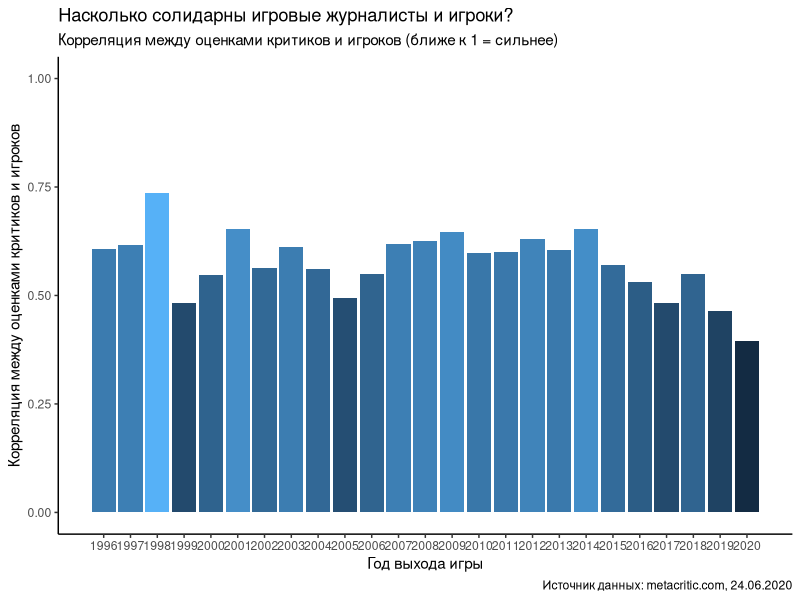
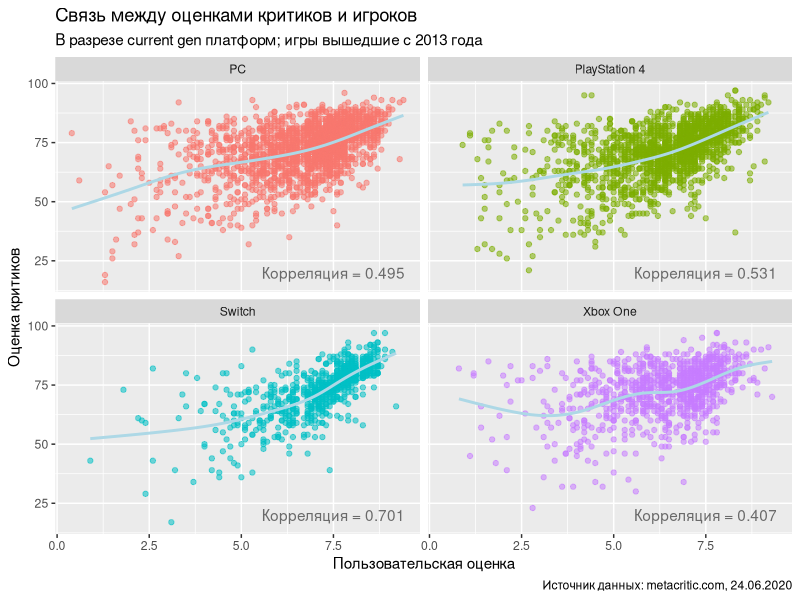

These charts were generated, in order, by the following R code:
library(tidyverse)
meta_base <- read_tsv("metacritics_score.csv")
meta_base %>%
  mutate(ReleaseDate = year(ReleaseDate)) %>%
  filter(ReleaseDate != 1995) %>%
  group_by(ReleaseDate) %>%
  summarise(correlation = cor(UsersScore, CriticsScore)) %>%
  ungroup() %>%
  ggplot(aes(x = ReleaseDate, y = correlation, fill = correlation)) +
  geom_col() +
  ylim(0, 1) +
  xlim(1996, 2020) +
  scale_x_continuous(breaks = seq(1996, 2020, by = 1)) +
  theme_classic() +
  labs(x = "Год выхода игры", y = "Корреляция между оценками критиков и игроков",
       title ="Насколько солидарны игровые журналисты и игроки?",
       subtitle = "Корреляция между оценками критиков и игроков (ближе к 1 = сильнее)",
       caption = "Источник данных: metacritic.com, 24.06.2020") +
  theme(legend.position="none")

current_gen <- c("PC", "Xbox One", "Switch", "PlayStation 4")

meta_base_cor <- meta_base %>%
  mutate(ReleaseDate = year(ReleaseDate)) %>%
  filter(Platform %in% current_gen, ReleaseDate >= 2013) %>%
  group_by(Platform) %>%
  summarise(correlation = str_c("Корреляция = ", round(cor(UsersScore, CriticsScore),3)))

meta_base %>%
  mutate(ReleaseDate = year(ReleaseDate)) %>%
  filter(Platform %in% current_gen, ReleaseDate >= 2013) %>%
  ggplot(aes(x = UsersScore, y = CriticsScore, alpha = 0.1, color = Platform)) +
  geom_point() + 
  facet_wrap(Platform ~ .) +
  geom_text(x = 7.5, y = 20, aes(label = correlation), data = meta_base_cor, color = "black") +
  geom_smooth(color = "Light Blue", se = FALSE) +
  theme(legend.position="none") +
  labs(x = "Пользовательская оценка", y = "Оценка критиков",
       title ="Связь между оценками критиков и игроков",
       subtitle = "В разрезе current gen платформ; игры вышедшие с 2013 года",
       caption = "Источник данных: metacritic.com, 24.06.2020")
